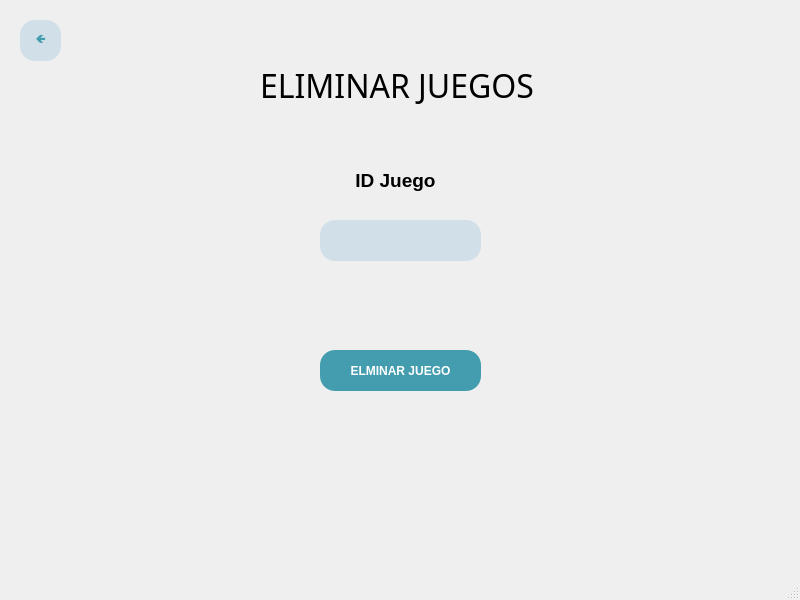
<?xml version="1.0" encoding="UTF-8"?>
<ui version="4.0">
 <class>MainWindow</class>
 <widget class="QMainWindow" name="MainWindow">
  <property name="geometry">
   <rect>
    <x>0</x>
    <y>0</y>
    <width>800</width>
    <height>600</height>
   </rect>
  </property>
  <property name="windowTitle">
   <string>MainWindow</string>
  </property>
  <widget class="QWidget" name="centralwidget">
   <widget class="QLabel" name="Titulo">
    <property name="geometry">
     <rect>
      <x>260</x>
      <y>40</y>
      <width>291</width>
      <height>91</height>
     </rect>
    </property>
    <property name="font">
     <font>
      <family>Bell MT</family>
      <pointsize>24</pointsize>
      <weight>50</weight>
      <bold>false</bold>
     </font>
    </property>
    <property name="text">
     <string>ELIMINAR JUEGOS</string>
    </property>
   </widget>
   <widget class="QLineEdit" name="IDJuego_entrada">
    <property name="geometry">
     <rect>
      <x>320</x>
      <y>220</y>
      <width>161</width>
      <height>41</height>
     </rect>
    </property>
    <property name="styleSheet">
     <string notr="true">border-radius: 15px;
background-color: rgb(208, 223, 232);</string>
    </property>
   </widget>
   <widget class="QLabel" name="label">
    <property name="geometry">
     <rect>
      <x>290</x>
      <y>160</y>
      <width>211</width>
      <height>41</height>
     </rect>
    </property>
    <property name="text">
     <string>&lt;html&gt;&lt;head/&gt;&lt;body&gt;&lt;p align=&quot;center&quot;&gt;&lt;span style=&quot; font-size:14pt; font-weight:600;&quot;&gt;ID Juego&lt;/span&gt;&lt;/p&gt;&lt;/body&gt;&lt;/html&gt;</string>
    </property>
   </widget>
   <widget class="QPushButton" name="BotonEditarJuego">
    <property name="geometry">
     <rect>
      <x>320</x>
      <y>350</y>
      <width>161</width>
      <height>41</height>
     </rect>
    </property>
    <property name="palette">
     <palette>
      <active>
       <colorrole role="WindowText">
        <brush brushstyle="SolidPattern">
         <color alpha="255">
          <red>255</red>
          <green>255</green>
          <blue>255</blue>
         </color>
        </brush>
       </colorrole>
       <colorrole role="Button">
        <brush brushstyle="SolidPattern">
         <color alpha="255">
          <red>67</red>
          <green>157</green>
          <blue>175</blue>
         </color>
        </brush>
       </colorrole>
       <colorrole role="Text">
        <brush brushstyle="SolidPattern">
         <color alpha="255">
          <red>255</red>
          <green>255</green>
          <blue>255</blue>
         </color>
        </brush>
       </colorrole>
       <colorrole role="ButtonText">
        <brush brushstyle="SolidPattern">
         <color alpha="255">
          <red>255</red>
          <green>255</green>
          <blue>255</blue>
         </color>
        </brush>
       </colorrole>
       <colorrole role="Base">
        <brush brushstyle="SolidPattern">
         <color alpha="255">
          <red>67</red>
          <green>157</green>
          <blue>175</blue>
         </color>
        </brush>
       </colorrole>
       <colorrole role="Window">
        <brush brushstyle="SolidPattern">
         <color alpha="255">
          <red>67</red>
          <green>157</green>
          <blue>175</blue>
         </color>
        </brush>
       </colorrole>
      </active>
      <inactive>
       <colorrole role="WindowText">
        <brush brushstyle="SolidPattern">
         <color alpha="255">
          <red>255</red>
          <green>255</green>
          <blue>255</blue>
         </color>
        </brush>
       </colorrole>
       <colorrole role="Button">
        <brush brushstyle="SolidPattern">
         <color alpha="255">
          <red>67</red>
          <green>157</green>
          <blue>175</blue>
         </color>
        </brush>
       </colorrole>
       <colorrole role="Text">
        <brush brushstyle="SolidPattern">
         <color alpha="255">
          <red>255</red>
          <green>255</green>
          <blue>255</blue>
         </color>
        </brush>
       </colorrole>
       <colorrole role="ButtonText">
        <brush brushstyle="SolidPattern">
         <color alpha="255">
          <red>255</red>
          <green>255</green>
          <blue>255</blue>
         </color>
        </brush>
       </colorrole>
       <colorrole role="Base">
        <brush brushstyle="SolidPattern">
         <color alpha="255">
          <red>67</red>
          <green>157</green>
          <blue>175</blue>
         </color>
        </brush>
       </colorrole>
       <colorrole role="Window">
        <brush brushstyle="SolidPattern">
         <color alpha="255">
          <red>67</red>
          <green>157</green>
          <blue>175</blue>
         </color>
        </brush>
       </colorrole>
      </inactive>
      <disabled>
       <colorrole role="WindowText">
        <brush brushstyle="SolidPattern">
         <color alpha="255">
          <red>255</red>
          <green>255</green>
          <blue>255</blue>
         </color>
        </brush>
       </colorrole>
       <colorrole role="Button">
        <brush brushstyle="SolidPattern">
         <color alpha="255">
          <red>67</red>
          <green>157</green>
          <blue>175</blue>
         </color>
        </brush>
       </colorrole>
       <colorrole role="Text">
        <brush brushstyle="SolidPattern">
         <color alpha="255">
          <red>255</red>
          <green>255</green>
          <blue>255</blue>
         </color>
        </brush>
       </colorrole>
       <colorrole role="ButtonText">
        <brush brushstyle="SolidPattern">
         <color alpha="255">
          <red>255</red>
          <green>255</green>
          <blue>255</blue>
         </color>
        </brush>
       </colorrole>
       <colorrole role="Base">
        <brush brushstyle="SolidPattern">
         <color alpha="255">
          <red>67</red>
          <green>157</green>
          <blue>175</blue>
         </color>
        </brush>
       </colorrole>
       <colorrole role="Window">
        <brush brushstyle="SolidPattern">
         <color alpha="255">
          <red>67</red>
          <green>157</green>
          <blue>175</blue>
         </color>
        </brush>
       </colorrole>
      </disabled>
     </palette>
    </property>
    <property name="cursor">
     <cursorShape>PointingHandCursor</cursorShape>
    </property>
    <property name="styleSheet">
     <string notr="true">background-color: rgb(67, 157, 175);
color: rgb(255, 255, 255);
font-weight: bold;
font-family: 'Verdana';
border-radius: 15px;</string>
    </property>
    <property name="text">
     <string>ELMINAR JUEGO</string>
    </property>
   </widget>
   <widget class="QPushButton" name="BotonAtras">
    <property name="geometry">
     <rect>
      <x>20</x>
      <y>20</y>
      <width>41</width>
      <height>41</height>
     </rect>
    </property>
    <property name="palette">
     <palette>
      <active>
       <colorrole role="WindowText">
        <brush brushstyle="SolidPattern">
         <color alpha="255">
          <red>67</red>
          <green>157</green>
          <blue>175</blue>
         </color>
        </brush>
       </colorrole>
       <colorrole role="Button">
        <brush brushstyle="SolidPattern">
         <color alpha="255">
          <red>208</red>
          <green>223</green>
          <blue>232</blue>
         </color>
        </brush>
       </colorrole>
       <colorrole role="Text">
        <brush brushstyle="SolidPattern">
         <color alpha="255">
          <red>67</red>
          <green>157</green>
          <blue>175</blue>
         </color>
        </brush>
       </colorrole>
       <colorrole role="ButtonText">
        <brush brushstyle="SolidPattern">
         <color alpha="255">
          <red>67</red>
          <green>157</green>
          <blue>175</blue>
         </color>
        </brush>
       </colorrole>
       <colorrole role="Base">
        <brush brushstyle="SolidPattern">
         <color alpha="255">
          <red>208</red>
          <green>223</green>
          <blue>232</blue>
         </color>
        </brush>
       </colorrole>
       <colorrole role="Window">
        <brush brushstyle="SolidPattern">
         <color alpha="255">
          <red>208</red>
          <green>223</green>
          <blue>232</blue>
         </color>
        </brush>
       </colorrole>
      </active>
      <inactive>
       <colorrole role="WindowText">
        <brush brushstyle="SolidPattern">
         <color alpha="255">
          <red>67</red>
          <green>157</green>
          <blue>175</blue>
         </color>
        </brush>
       </colorrole>
       <colorrole role="Button">
        <brush brushstyle="SolidPattern">
         <color alpha="255">
          <red>208</red>
          <green>223</green>
          <blue>232</blue>
         </color>
        </brush>
       </colorrole>
       <colorrole role="Text">
        <brush brushstyle="SolidPattern">
         <color alpha="255">
          <red>67</red>
          <green>157</green>
          <blue>175</blue>
         </color>
        </brush>
       </colorrole>
       <colorrole role="ButtonText">
        <brush brushstyle="SolidPattern">
         <color alpha="255">
          <red>67</red>
          <green>157</green>
          <blue>175</blue>
         </color>
        </brush>
       </colorrole>
       <colorrole role="Base">
        <brush brushstyle="SolidPattern">
         <color alpha="255">
          <red>208</red>
          <green>223</green>
          <blue>232</blue>
         </color>
        </brush>
       </colorrole>
       <colorrole role="Window">
        <brush brushstyle="SolidPattern">
         <color alpha="255">
          <red>208</red>
          <green>223</green>
          <blue>232</blue>
         </color>
        </brush>
       </colorrole>
      </inactive>
      <disabled>
       <colorrole role="WindowText">
        <brush brushstyle="SolidPattern">
         <color alpha="255">
          <red>67</red>
          <green>157</green>
          <blue>175</blue>
         </color>
        </brush>
       </colorrole>
       <colorrole role="Button">
        <brush brushstyle="SolidPattern">
         <color alpha="255">
          <red>208</red>
          <green>223</green>
          <blue>232</blue>
         </color>
        </brush>
       </colorrole>
       <colorrole role="Text">
        <brush brushstyle="SolidPattern">
         <color alpha="255">
          <red>67</red>
          <green>157</green>
          <blue>175</blue>
         </color>
        </brush>
       </colorrole>
       <colorrole role="ButtonText">
        <brush brushstyle="SolidPattern">
         <color alpha="255">
          <red>67</red>
          <green>157</green>
          <blue>175</blue>
         </color>
        </brush>
       </colorrole>
       <colorrole role="Base">
        <brush brushstyle="SolidPattern">
         <color alpha="255">
          <red>208</red>
          <green>223</green>
          <blue>232</blue>
         </color>
        </brush>
       </colorrole>
       <colorrole role="Window">
        <brush brushstyle="SolidPattern">
         <color alpha="255">
          <red>208</red>
          <green>223</green>
          <blue>232</blue>
         </color>
        </brush>
       </colorrole>
      </disabled>
     </palette>
    </property>
    <property name="cursor">
     <cursorShape>PointingHandCursor</cursorShape>
    </property>
    <property name="styleSheet">
     <string notr="true">background-color: rgb(208, 223, 232);
color:rgb(67, 157, 175);
font-weight: bold;
font-family: 'Verdana';
border-radius: 15px;</string>
    </property>
    <property name="text">
     <string>🡸</string>
    </property>
   </widget>
  </widget>
  <widget class="QMenuBar" name="menubar">
   <property name="geometry">
    <rect>
     <x>0</x>
     <y>0</y>
     <width>800</width>
     <height>21</height>
    </rect>
   </property>
  </widget>
  <widget class="QStatusBar" name="statusbar"/>
 </widget>
 <resources/>
 <connections/>
</ui>
